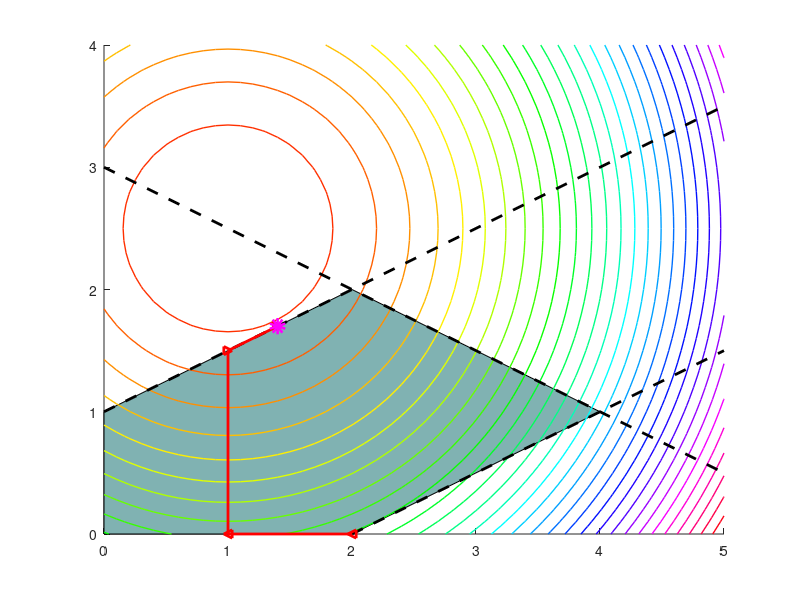

This figure's MATLAB source:
% 例程 7.3  有效集法迭代过程可视化
[vx1, vx2] = meshgrid(0: 0.1: 5, 0: 0.1: 4);
y = ((vx1 - 1).^2) + ((vx2 - 2.5).^2);
figure(1)
colormap('hsv');
patch([0, 2, 4, 2, 0], [1, 2, 1, 0, 0], [0.5, 0.7, 0.7]);
hold on;
contour(vx1, vx2, y, 30, 'LineWidth', 1);  hold on;
plot([0, 5], [1, 7/2], 'k--', 'LineWidth', 2);  %  约束条件1
plot([0, 5], [3, 1/2], 'k--', 'LineWidth', 2);  %  约束条件2
plot([2, 5], [0, 3/2], 'k--', 'LineWidth', 2);  %  约束条件3
%  绘制向最优解迭代的路径
plot([2, 1], [0, 0], 'r<-', 'LineWidth', 2);
plot([1, 1], [0, 1.5], 'r-', 'LineWidth', 2);
plot([1, 1.4], [1.5, 1.7], 'r>-', 'LineWidth', 2);
plot(1.4, 1.7, 'mo', 'LineWidth', 6);  %  绘制最优解点(1.4, 1.7)
